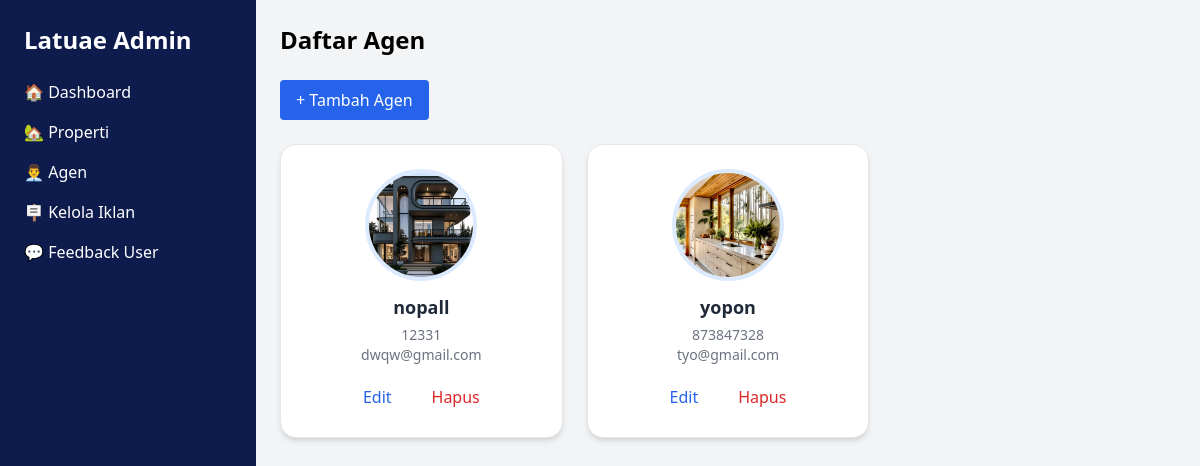
Before: /admin/agents.php with the older database file.
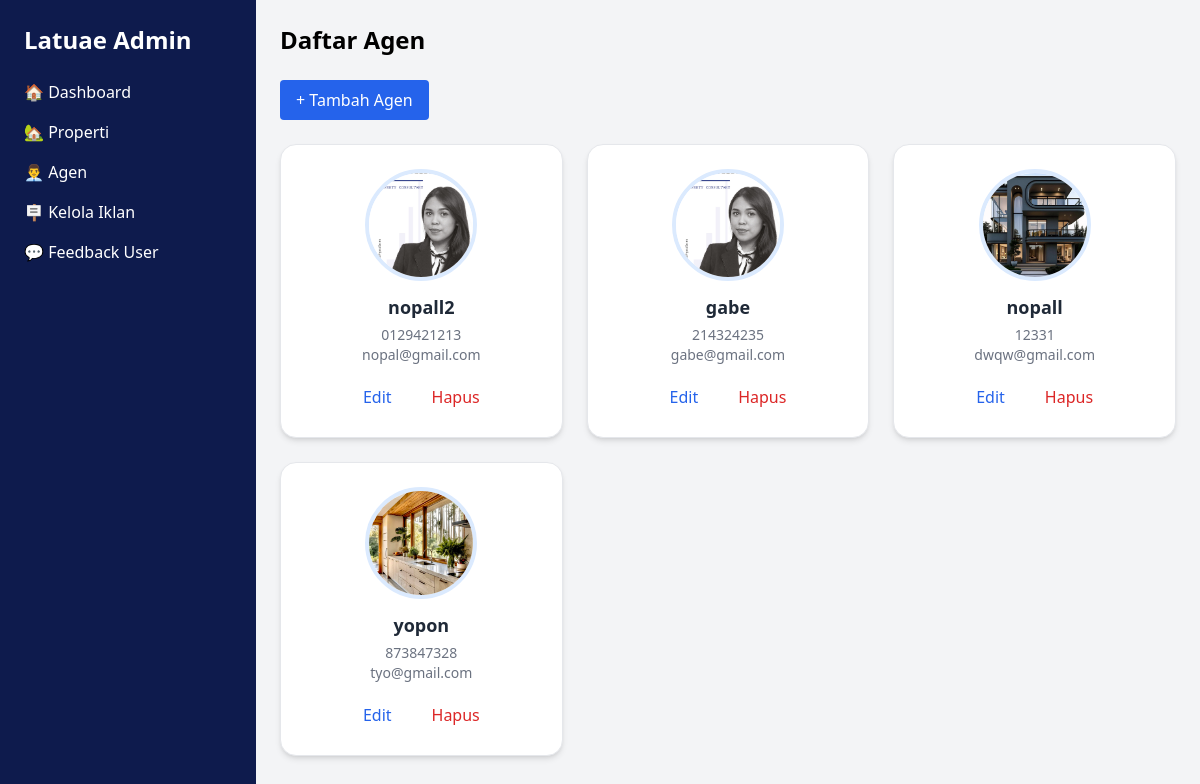
After: the same page with the newer database file.
### tables this page shows
CREATE TABLE `agents` (
  `id` int(11) NOT NULL,
  `name` varchar(255) NOT NULL,
  `company` varchar(100) DEFAULT NULL,
  `rating` decimal(3,1) DEFAULT 4.5,
  `total_deals` int(11) DEFAULT 0,
  `phone_number` varchar(50) NOT NULL,
  `email` varchar(255) DEFAULT NULL,
  `photo_path` varchar(255) DEFAULT NULL,
  `created_at` timestamp NOT NULL DEFAULT current_timestamp()
);

### admin/agents.php (the view, shortened to what this page needs)
<?php
require_once $_SERVER['DOCUMENT_ROOT'] . '/LatuaGroup/includes/db_connect.php';
$agents = $pdo->query("SELECT * FROM agents ORDER BY created_at DESC")->fetchAll(PDO::FETCH_ASSOC);
?>
<!DOCTYPE html>
<html lang="id">
<head>
  <script src="https://cdn.tailwindcss.com"></script>
</head>
<body class="bg-gray-100 font-sans">
  <div class="min-h-screen flex">
    <aside class="w-64 bg-[#0E1B4D] text-white p-6 space-y-6">
      <h1 class="text-2xl font-bold">Latuae Admin</h1>
      <nav class="space-y-4">
        <a href="index.php" class="block hover:text-gray-300">🏠 Dashboard</a>
        <a href="properties.php" class="block hover:text-gray-300">🏡 Properti</a>
        <a href="agents.php" class="block hover:text-gray-300">👨‍💼 Agen</a>
        <a href="upload_iklan.php" class="block hover:text-gray-300">🪧 Kelola Iklan</a>
        <a href="feedbacks.php" class="block hover:text-gray-300">💬 Feedback User</a>
      </nav>
    </aside>
    <main class="flex-1 p-6">
      <h1 class="text-2xl font-bold mb-6">Daftar Agen</h1>
      <a href="add_agent.php" class="mb-6 inline-block px-4 py-2 bg-blue-600 text-white rounded hover:bg-blue-700">+ Tambah Agen</a>
      <div class="grid grid-cols-1 sm:grid-cols-2 lg:grid-cols-3 gap-6">
        <?php foreach ($agents as $a): ?>
          <div class="bg-white border rounded-2xl shadow-md p-6 flex flex-col items-center hover:shadow-lg transition">
            <div class="w-28 h-28 rounded-full overflow-hidden border-4 border-blue-100">
              <img src="/LatuaGroup/uploads/agents/<?= htmlspecialchars($a['photo_path'] ?? 'default.jpg') ?>"
                  class="w-full h-full object-cover">
            </div>
            <h3 class="text-lg font-semibold mt-3 text-gray-800"><?= htmlspecialchars($a['name']) ?></h3>
            <p class="text-gray-500 text-sm mt-1"><?= htmlspecialchars($a['phone_number']) ?></p>
            <p class="text-gray-500 text-sm"><?= htmlspecialchars($a['email']) ?></p>
            <div class="flex space-x-4 mt-4">
              <a href="edit_agent.php?id=<?= $a['id'] ?>"
                class="text-blue-600 hover:bg-blue-50 px-3 py-1 rounded-md transition">Edit</a>
              <a href="delete_agent.php?id=<?= $a['id'] ?>"
                onclick="return confirm('Hapus agen ini?')"
                class="text-red-600 hover:bg-red-50 px-3 py-1 rounded-md transition">Hapus</a>
            </div>
          </div>
        <?php endforeach; ?>
      </div>
    </main>
  </div>
</body>
</html>

Changed rows visible on the page:
added agents: photo_path (picture), name "nopall2", phone_number "0129421213", email "nopal@gmail.com"
added agents: photo_path (picture), name "gabe", phone_number "214324235", email "gabe@gmail.com"
